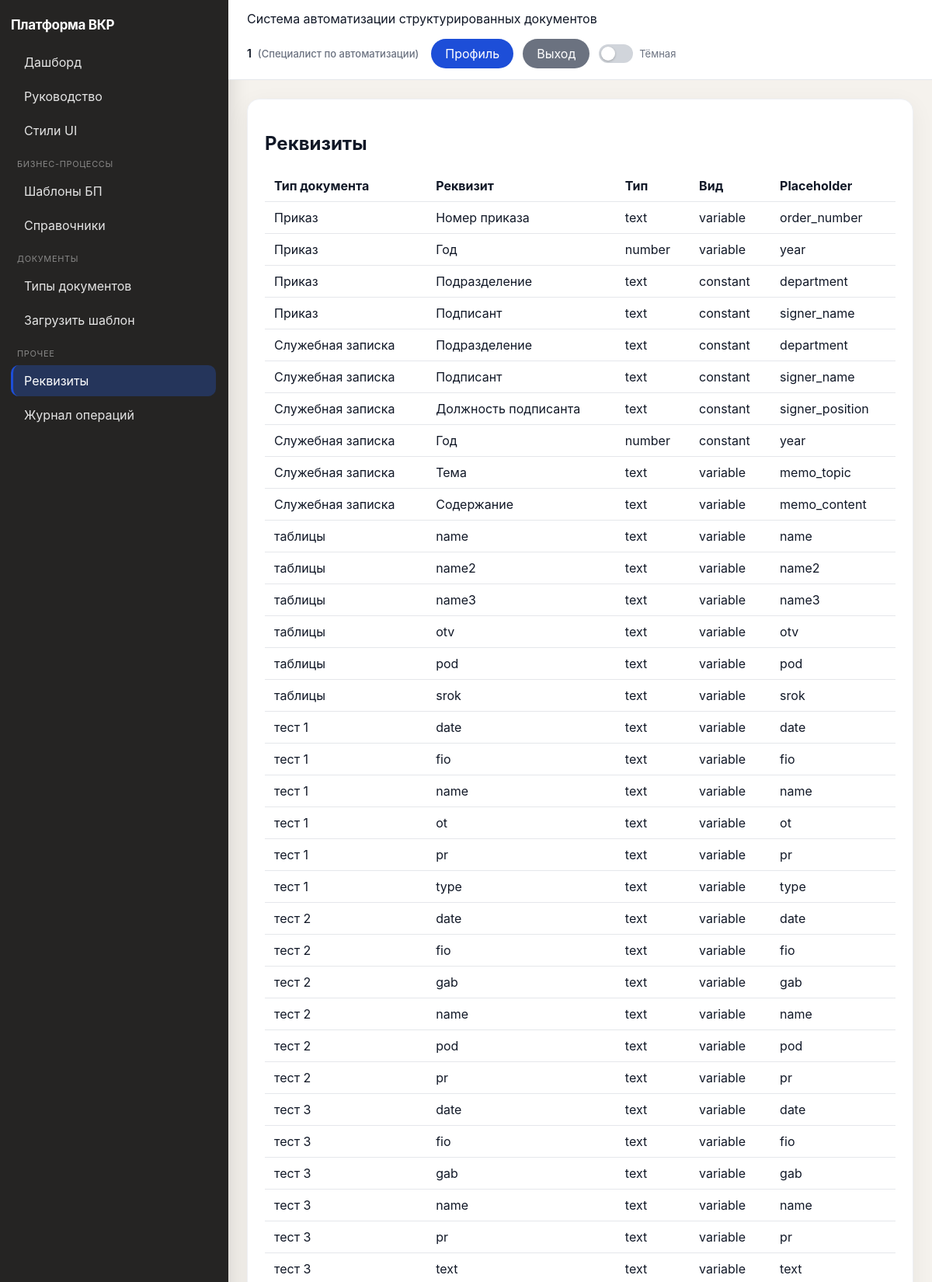
/ui/requisites/ (signed in, upper part), run on the app's committed database.
### apps/users/models.py (models this page shows, shortened)
class Users(models.Model):
    user_id = models.BigAutoField(primary_key=True)
    login = models.CharField(max_length=150, unique=True)
    full_name = models.CharField(max_length=255)
    password = models.CharField(max_length=255, default="changeme")
    password_hash = models.CharField(max_length=255, blank=True)
    role_id = models.ForeignKey("roles.Roles", on_delete=models.PROTECT, related_name="users")
    class Meta:
        db_table = "Users"

### apps/roles/models.py (models this page shows, shortened)
class Roles(models.Model):
    role_id = models.BigAutoField(primary_key=True)
    role_name = models.CharField(max_length=50, unique=True)
    description = models.TextField(blank=True)
    class Meta:
        db_table = "Roles"

### apps/requisites/models.py (models this page shows)
class Requisites(models.Model):
    FIELD_KIND_CHOICES = (("constant", "constant"), ("variable", "variable"))
    DATA_TYPE_CHOICES = (
        ("text", "text"),
        ("number", "number"),
        ("date", "date"),
        ("select", "select"),
        ("boolean", "boolean"),
    )
    requisite_id = models.BigAutoField(primary_key=True)
    name = models.CharField(max_length=255)
    data_type = models.CharField(max_length=30, choices=DATA_TYPE_CHOICES, default="text")
    is_required = models.BooleanField(default=False)
    field_kind = models.CharField(max_length=20, choices=FIELD_KIND_CHOICES, default="variable")
    placeholder_key = models.CharField(max_length=255, blank=True)
    is_table_column = models.BooleanField(
        default=False,
        help_text="Поле относится к повторяющимся строкам таблицы в DOCX (значения хранятся в Documents.table_rows_json).",
    )
    document_type_id = models.ForeignKey("templates_cfg.DocumentTypes", on_delete=models.CASCADE, related_name="requisites")
    class Meta:
        db_table = "Requisites"

### apps/templates_cfg/models.py (models this page shows, shortened)
class DocumentTypes(models.Model):
    document_type_id = models.BigAutoField(primary_key=True)
    name = models.CharField(max_length=255)
    description = models.TextField(blank=True)
    template_file = models.FileField(upload_to="doc_templates/", null=True, blank=True)
    template_html = models.TextField(blank=True)
    has_table_template = models.BooleanField(
        default=False,
        help_text="В DOCX есть повторяющаяся таблица: две подряд строки с одинаковыми плейсхолдерами; ключи не дублируются в каталоге полей.",
    )
    table_anchor_json = models.TextField(
        blank=True,
        default="",
        help_text="JSON: индекс таблицы и две строки-шаблона, например {\"table_idx\":0,\"row0\":1,\"row1\":2}.",
    )
    class Meta:
        db_table = "DocumentTypes"

### apps/documents/views.py (the view)
# urls.py: path("ui/requisites/", UIRequisitesView.as_view(), name="ui-requisites-list"),
class UIRequisitesView(LoginRequiredRoleMixin, View):
    allowed_roles = {"ADMIN", "SPECIALIST"}
    def get(self, request):
        requisites = Requisites.objects.select_related("document_type_id").all().order_by("document_type_id__name")
        return render(request, "ui/specialist/requisites.html", {"requisites": requisites})

### apps/users/context_processors.py (called while the page is built)
def current_enterprise_user(request):
    return {"current_enterprise_user": get_request_user(request)}

### apps/users/permissions.py (called while the page is built)
def get_request_user(request):
    params = getattr(request, "query_params", getattr(request, "GET", {}))
    user_id = request.session.get("user_id") or request.headers.get("X-User-Id") or params.get("user_id")
    if not user_id:
        return None
    try:
        return Users.objects.select_related("role_id").get(user_id=user_id)
    except Users.DoesNotExist:
        return None

### apps/users/templatetags/ui_labels.py (called while the page is built)
@register.filter
def role_ru(value):
    return ROLE_LABELS.get(value, value)

### apps/users/ui_permissions.py (called while the page is built)
    @method_decorator(csrf_protect)
    def dispatch(self, request, *args, **kwargs):
        user = get_request_user(request)
        if not user:
            return redirect("login-page")
        request.enterprise_user = user
        if self.allowed_roles and user.role_id.role_name not in self.allowed_roles:
            return redirect("dashboard")
        return super().dispatch(request, *args, **kwargs)

### templates/ui/specialist/requisites.html (shortened to what this page needs)
{% extends "ui/base.html" %}
{% block content %}
<h2>Реквизиты</h2>
<table>
  <thead><tr><th>Тип документа</th><th>Реквизит</th><th>Тип</th><th>Вид</th><th>Placeholder</th></tr></thead>
  <tbody>
  {% for r in requisites %}
    <tr>
      <td>{{ r.document_type_id.name }}</td>
      <td>{{ r.name }}</td>
      <td>{{ r.data_type }}</td>
      <td>{{ r.field_kind }}</td>
      <td>{{ r.placeholder_key }}</td>
    </tr>
  {% empty %}
    <tr><td colspan="5">Реквизиты не настроены</td></tr>
  {% endfor %}
  </tbody>
</table>
{% endblock %}

### templates/ui/base.html (shortened to what this page needs)
<!doctype html>
<html lang="ru">
<head>
</head>
{% load ui_labels %}
<body>
<div class="layout">
    <aside class="sidebar">
        <div class="brand">Платформа ВКР</div>
        <nav class="menu">
            <a href="/" class="{% if request.path == '/' %}active{% endif %}">Дашборд</a>
            <a href="/ui/help/" class="{% if '/ui/help/' in request.path %}active{% endif %}">Руководство</a>
            {% if current_enterprise_user %}
            <a href="{% url 'ui-system-styleguide' %}" class="{% if '/ui/system/styleguide' in request.path %}active{% endif %}">Стили UI</a>
                {% if current_enterprise_user.role_id.role_name == "ADMIN" %}
                    <div class="menu-title">Основное</div>
                    <a href="/ui/users/" class="{% if '/ui/users/' in request.path %}active{% endif %}">Пользователи</a>
                    <a href="/ui/roles/" class="{% if '/ui/roles/' in request.path %}active{% endif %}">Роли</a>
                    <a href="/ui/documents/" class="{% if '/ui/documents/' in request.path %}active{% endif %}">Документы</a>
                    <div class="menu-title">Контроль</div>
                    <a href="/ui/logs/" class="{% if '/ui/logs/' in request.path %}active{% endif %}">Журнал операций</a>
                {% elif current_enterprise_user.role_id.role_name == "SPECIALIST" %}
                    <div class="menu-title">Бизнес-процессы</div>
                    <a href="/ui/bpm/process-templates/" class="{% if '/ui/bpm/process-templates' in request.path %}active{% endif %}">Шаблоны БП</a>
                    <a href="/ui/bpm/dictionaries/" class="{% if '/ui/bpm/dictionaries' in request.path %}active{% endif %}">Справочники</a>
                    <div class="menu-title">Документы</div>
                    <a href="/ui/document-types/" class="{% if '/ui/document-types/' in request.path %}active{% endif %}">Типы документов</a>
                    <a href="/ui/templates/create/" class="{% if '/ui/templates/create' in request.path %}active{% endif %}">Загрузить шаблон</a>
                    <div class="menu-title">Прочее</div>
                    <a href="/ui/requisites/" class="{% if '/ui/requisites/' in request.path %}active{% endif %}">Реквизиты</a>
                    <a href="/ui/logs/" class="{% if '/ui/logs/' in request.path %}active{% endif %}">Журнал операций</a>
                {% endif %}
            {% endif %}
        </nav>
    </aside>
    <main class="main">
        <div class="topbar">
            <div>
                Система автоматизации структурированных документов
            </div>
            <div class="topbar-user">
                {% if current_enterprise_user %}
                    <span class="topbar-user-meta">
                        <strong>{{ current_enterprise_user.full_name }}</strong>
                        <span class="topbar-user-role">({{ current_enterprise_user.role_id.role_name|role_ru }})</span>
                    </span>
                    <div class="topbar-actions">
                        <a href="/profile/" class="btn btn-save btn-pill btn-inline">Профиль</a>
                        <a href="/logout/" class="btn btn-back btn-pill btn-inline">Выход</a>
                        <label class="theme-toggle" title="Тёмная тема">
                            <span class="theme-toggle-track" aria-hidden="true"></span>
                            <span class="theme-toggle-label">Тёмная</span>
                        </label>
                    </div>
                {% else %}
                    <a href="/login/" class="btn btn-save btn-pill">Вход</a>
                {% endif %}
            </div>
        </div>
        <div class="content">
            <div class="panel">
                {% block content %}{% endblock %}
            </div>
        </div>
    </main>
</div>
</body>
</html>

### templates/ui/base.html (style rules this page uses)
:root { --bg: #f5f2ed; --sidebar-bg: #252423; --sidebar-text: #e8e6e3; --card: #ffffff; --border: #e5e7eb; --card-border: #eef0f4; --topbar-bg: #ffffff; --text: #111827; --muted: #6b7280; --save: #1d4ed8; --edit: #c2410c; --delete: #b91c1c; --back: #6b7280; --info: #2563eb; --ok: #16a34a; --warn: #ca8a04; --err: #dc2626; --link: #2563eb; --row-hover: #f8fafc; --input-bg: #ffffff; --input-border: #d1d5db; --field-border: #f1f5f9; --readonly-bg: #f8fafc; --readonly-text: #334155; --panel-shadow: rgba(15, 23, 42, 0.06); --card-shadow: rgba(15, 23, 42, 0.05); --toggle-track: #d1d5db; --toggle-thumb: #ffffff; --inset-bg: #fafafa; }
body { font-family: -apple-system, BlinkMacSystemFont, "Segoe UI", sans-serif; margin: 0; background:var(--bg); color:var(--text); transition: background .2s, color .2s; }
.layout { display:flex; min-height: 100vh; }
.sidebar { width:264px; background:var(--sidebar-bg); color:var(--sidebar-text); padding:22px 16px 22px 14px; box-shadow: 4px 0 24px rgba(0,0,0,.12); }
.brand { font-weight:700; margin-bottom:18px; letter-spacing:-0.02em; color:#fff; font-size:17px; }
.menu-title { margin:16px 0 8px 8px; color:rgba(255,255,255,.45); font-size:11px; text-transform:uppercase; letter-spacing:.06em; }
.menu a { display:block; padding:10px 12px 10px 14px; text-decoration:none; color:rgba(255,255,255,.88); border-radius:10px; margin-bottom:4px; transition: background .15s; border-left:3px solid transparent; }
.menu a.active { background:rgba(37,99,235,.28); border-left-color:var(--save); color:#fff; }
.main { flex:1; }
.topbar { background:var(--topbar-bg); border-bottom:1px solid var(--border); padding:14px 24px; display:flex; justify-content:space-between; align-items:center; gap:16px; flex-wrap:wrap; transition: background .2s, border-color .2s; }
.topbar-user { display:flex; align-items:center; gap:12px 16px; flex-wrap:wrap; justify-content:flex-end; }
.topbar-user-meta { font-size:14px; line-height:1.35; }
.topbar-user-meta strong { font-weight:600; }
.topbar-user-role { color:var(--muted); font-size:13px; font-weight:500; margin-left:4px; }
.topbar-actions { display:inline-flex; align-items:center; gap:8px; flex-wrap:wrap; }
.theme-toggle { display:inline-flex; align-items:center; gap:8px; cursor:pointer; user-select:none; margin:0; }
.theme-toggle-track { width:44px; height:24px; background:var(--toggle-track); border-radius:999px; position:relative; transition: background .2s; flex-shrink:0; }
.theme-toggle-track::after { content:""; position:absolute; width:18px; height:18px; background:var(--toggle-thumb); border-radius:50%; top:3px; left:3px; transition: transform .2s, background .2s; box-shadow:0 1px 3px rgba(0,0,0,.25); }
.theme-toggle-label { font-size:13px; color:var(--muted); white-space:nowrap; }
.content { padding:24px; }
.panel { background:var(--card); border-radius:16px; padding:22px; box-shadow:0 8px 30px var(--panel-shadow); border:1px solid var(--card-border); transition: background .2s, border-color .2s, box-shadow .2s; }
table { width:100%; border-collapse: collapse; }
th, td { text-align:left; padding:10px 12px; border-bottom:1px solid var(--border); }
.btn { display:inline-block; padding:10px 16px; color:#fff; text-decoration:none; text-align:center; }
.btn-save { background:var(--save); }
.btn-back { background:var(--back); color:#fff; }
.btn-inline { width:auto; margin:0 4px 0 0; }
.btn-pill { border-radius: 999px; padding: 9px 18px; }

### data on the page
Users: full_name "1", role_id.role_name|role_ru "Специалист по автоматизации"
Requisites: document_type_id.name "Приказ", name "Номер приказа", data_type "text", field_kind "variable", placeholder_key "order_number"
Requisites: document_type_id.name "Приказ", name "Год", data_type "number", field_kind "variable", placeholder_key "year"
Requisites: document_type_id.name "Приказ", name "Подразделение", data_type "text", field_kind "constant", placeholder_key "department"
Requisites: document_type_id.name "Приказ", name "Подписант", data_type "text", field_kind "constant", placeholder_key "signer_name"
Requisites: document_type_id.name "Служебная записка", name "Подразделение", data_type "text", field_kind "constant", placeholder_key "department"
Requisites: document_type_id.name "Служебная записка", name "Подписант", data_type "text", field_kind "constant", placeholder_key "signer_name"
Requisites: document_type_id.name "Служебная записка", name "Должность подписанта", data_type "text", field_kind "constant", placeholder_key "signer_position"
Requisites: document_type_id.name "Служебная записка", name "Год", data_type "number", field_kind "constant", placeholder_key "year"
Requisites: document_type_id.name "Служебная записка", name "Тема", data_type "text", field_kind "variable", placeholder_key "memo_topic"
Requisites: document_type_id.name "Служебная записка", name "Содержание", data_type "text", field_kind "variable", placeholder_key "memo_content"
Requisites: document_type_id.name "таблицы", name "name", data_type "text", field_kind "variable", placeholder_key "name"
Requisites: document_type_id.name "таблицы", name "name2", data_type "text", field_kind "variable", placeholder_key "name2"
Requisites: document_type_id.name "таблицы", name "name3", data_type "text", field_kind "variable", placeholder_key "name3"
Requisites: document_type_id.name "таблицы", name "otv", data_type "text", field_kind "variable", placeholder_key "otv"
Requisites: document_type_id.name "таблицы", name "pod", data_type "text", field_kind "variable", placeholder_key "pod"
Requisites: document_type_id.name "таблицы", name "srok", data_type "text", field_kind "variable", placeholder_key "srok"
Requisites: document_type_id.name "тест 1", name "date", data_type "text", field_kind "variable", placeholder_key "date"
Requisites: document_type_id.name "тест 1", name "fio", data_type "text", field_kind "variable", placeholder_key "fio"
Requisites: document_type_id.name "тест 1", name "name", data_type "text", field_kind "variable", placeholder_key "name"
Requisites: document_type_id.name "тест 1", name "ot", data_type "text", field_kind "variable", placeholder_key "ot"
Requisites: document_type_id.name "тест 1", name "pr", data_type "text", field_kind "variable", placeholder_key "pr"
Requisites: document_type_id.name "тест 1", name "type", data_type "text", field_kind "variable", placeholder_key "type"
Requisites: document_type_id.name "тест 2", name "date", data_type "text", field_kind "variable", placeholder_key "date"
Requisites: document_type_id.name "тест 2", name "fio", data_type "text", field_kind "variable", placeholder_key "fio"
Requisites: document_type_id.name "тест 2", name "gab", data_type "text", field_kind "variable", placeholder_key "gab"
Requisites: document_type_id.name "тест 2", name "name", data_type "text", field_kind "variable", placeholder_key "name"
Requisites: document_type_id.name "тест 2", name "pod", data_type "text", field_kind "variable", placeholder_key "pod"
Requisites: document_type_id.name "тест 2", name "pr", data_type "text", field_kind "variable", placeholder_key "pr"
Requisites: document_type_id.name "тест 3", name "date", data_type "text", field_kind "variable", placeholder_key "date"
Requisites: document_type_id.name "тест 3", name "fio", data_type "text", field_kind "variable", placeholder_key "fio"
Requisites: document_type_id.name "тест 3", name "gab", data_type "text", field_kind "variable", placeholder_key "gab"
Requisites: document_type_id.name "тест 3", name "name", data_type "text", field_kind "variable", placeholder_key "name"
Requisites: document_type_id.name "тест 3", name "pr", data_type "text", field_kind "variable", placeholder_key "pr"
Requisites: document_type_id.name "тест 3", name "text", data_type "text", field_kind "variable", placeholder_key "text"
